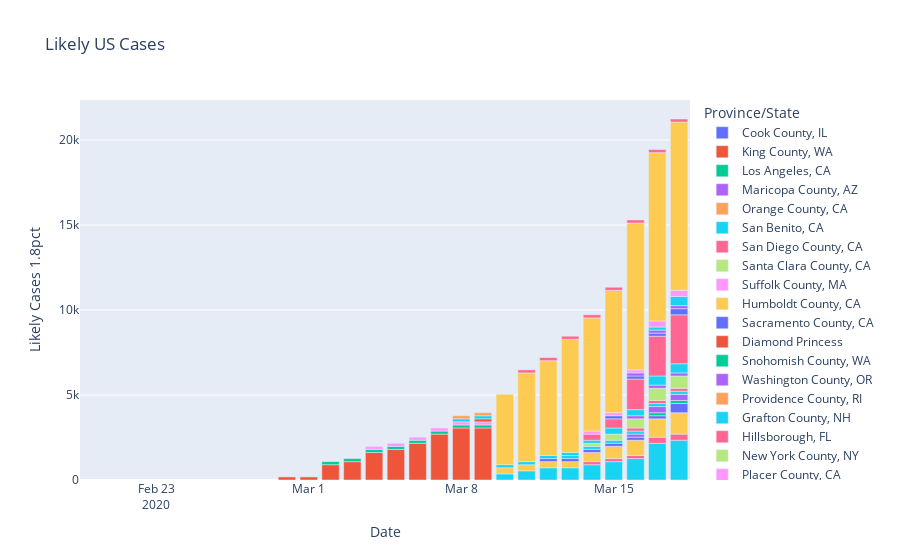

Write notebook code for a chart like this one.
### Code cell
us_chart = px.bar(us_cases[us_cases['Date'] >= '2020-02-20'], 
    x="Date", y="Likely Cases 1.8pct", color="Province/State", title="Likely US Cases")
us_chart.show()
